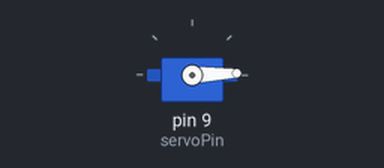
The sketch below on a simulated Arduino Uno, built with avr-gcc and run on an emulated ATmega328P. On the bench: servo.

Above: at 0.05 s.
At 0.9 s:
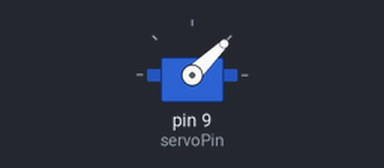
At 1.8 s:
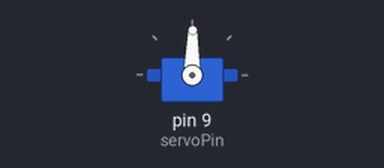
At 3.6 s:
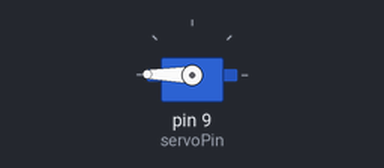
Timing chart, 0 to 8.4 s (numbered marks = the images above):
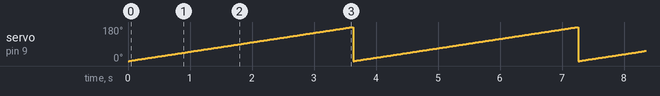

Measured:
- by itself, servo on pin 9 (servoPin): ramps from 0° to 180° and jumps back, once every 3.6 s

The sketch:

test_servo.ino
```cpp
#include <Servo.h>

Servo servo1;  // Create a servo object to control your motor
int servoPin = 9; // Define the digital pin connected to the signal wire

void setup() {
  servo1.attach(servoPin);
}

void loop() {
  for (int pos = 0; pos <= 180; pos += 1) {
    servo1.write(pos);
    delay(20);
  }
}
```
